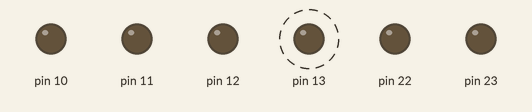
Recording of a sketch running on a simulated Arduino Uno, built with avr-gcc and run on an emulated ATmega328P. Shown: output pins drawn as LEDs (lit = HIGH). Dashed ring = blinking.

Above: at 0.5 s.
Timing chart, 0 to 4.6 s (numbered marks = the images above):
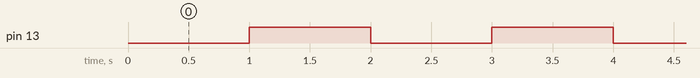

The sketch:

simpleBlink.ino
```cpp
#include "TimerOne.h"
uint8_t eLED = 13;

void setup() {
	DDRB = B11111100;

	Timer1.initialize(1000000L);
	Timer1.attachInterrupt(callback);
}
void callback() {
	PORTB ^= B00100000;
}
void loop() {
}
```

Measured:
- by itself, pin 13: alternates HIGH for 1.0 s and LOW for 1.0 s
